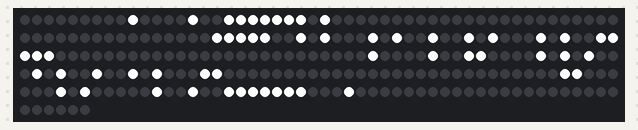
Bench run of a sketch on a simulated ESP8266 (NodeMCU). Shown: 256 RGB LEDs in strip order, left to right, continuing on the next row. WiFi joins after 1.5 s; servers stay silent unless stated; network time is answered at once with the bench clock; the local clock reads 2024-03-15 10:24:30 at power-on unless the sketch sets it; what the sketch prints to the serial monitor is not drawn.

Above: at 1.77 s.

The sketch:

Relojwifi.ino
```cpp
#include <NTPClient.h>
#include <FastLED.h>
#include <WiFiManager.h>
#include <ESP8266WiFi.h>

// Configuración de FastLED
#define NUM_LEDS 256 // 4 matrices de 8x8 = 64 LEDs por matriz * 4 = 256 LEDs
#define DATA_PIN 4   // Pin D2 en el ESP8266

CRGB leds[NUM_LEDS];

// Configuración de NTPClient
WiFiUDP ntpUDP;
NTPClient timeClient(ntpUDP, "pool.ntp.org", -3 * 3600, 60000); // UTC-3, actualiza cada 60 segundos

WiFiManager wifiManager;

unsigned long previousMillis = 0;       // Para manejar el intervalo
const long interval = 1000;             // Intervalo de 1 segundo
unsigned long lastUpdateTime = 0;       // Última hora sincronizada desde el servidor NTP (en segundos)
unsigned long localSeconds = 0;         // Tiempo local en segundos basado en millis()
bool ntpSync = false;                   // Indica si se ha sincronizado con NTP

void setup() {
  Serial.begin(115200);

  // Configurar WiFi con WiFiManager
  wifiManager.setConfigPortalTimeout(60); // Tiempo de espera del portal de configuración en segundos
  if (!wifiManager.autoConnect("RelojAP", "password")) {
    Serial.println("No se pudo conectar a WiFi. Entrando en modo de configuración.");
    wifiManager.startConfigPortal("RelojAP", "password");
  }

  // Inicializar NTPClient
  timeClient.begin();
  if (WiFi.status() == WL_CONNECTED) {
    timeClient.update();
    lastUpdateTime = timeClient.getEpochTime();
    localSeconds = lastUpdateTime;
    ntpSync = true;
  }

  // Configurar FastLED
  FastLED.addLeds<WS2812B, DATA_PIN, GRB>(leds, NUM_LEDS);
  FastLED.clear();
  FastLED.show();
}

void loop() {
  FastLED.clear();
  updateLocalTime();

  if (WiFi.status() == WL_CONNECTED) {
    reconnectWiFi();
    FastLED.clear();
    if (timeClient.update()) {
      lastUpdateTime = timeClient.getEpochTime();
      localSeconds = lastUpdateTime;
      ntpSync = true;
      Serial.println("Sincronización NTP exitosa.");
      FastLED.clear();
    }
  } else {
    ntpSync = false;
    Serial.println("Conexión WiFi perdida, usando tiempo local.");
    FastLED.clear();
  }

  // Convertir localSeconds a hora, minuto y segundo
  unsigned long totalSeconds = localSeconds;
  String hourStr = padZero((totalSeconds % 86400L) / 3600);
  String minuteStr = padZero((totalSeconds % 3600) / 60);
  String secondStr = padZero(totalSeconds % 60);

  // Actualizar la pantalla LED
  updateDisplay(hourStr, minuteStr, secondStr);
}

void updateLocalTime() {
  unsigned long currentMillis = millis();
  if (currentMillis - previousMillis >= interval) {
    previousMillis = currentMillis;
    localSeconds++; // Incrementa el tiempo local independientemente de la red
  }
}

void reconnectWiFi() {

  if (WiFi.status() != WL_CONNECTED) {
    Serial.println("Reconectando a WiFi...");
    WiFi.begin(); // Reintenta conectar con las credenciales almacenadas
    unsigned long startAttemptTime = millis();
    while (WiFi.status() != WL_CONNECTED && millis() - startAttemptTime < 10000) {
      //delay(10);
      //Serial.print(".");
    }
    if (WiFi.status() == WL_CONNECTED) {
      Serial.println("Reconexión exitosa");
    } else {
      Serial.println("Falló la reconexión");
    }
  }

}

void updateDisplay(String hour, String minute, String second) {
  //FastLED.clear(); // Limpia cualquier LED encendido anteriormente
  drawDigit(hour.charAt(0) - '0', 0, CRGB::White);
  drawDigit(hour.charAt(1) - '0', 64, CRGB::White);
  drawDigit(minute.charAt(0) - '0', 128, CRGB::White);
  drawDigit(minute.charAt(1) - '0', 192, CRGB::White);
  drawColon(second.toInt() % 2 == 0);
  FastLED.show();
}

void drawDigit(int digit, int offset, CRGB color) {
  static const uint8_t PROGMEM numbertable[10][8] = {
    {0x3E, 0x51, 0x49, 0x45, 0x3E}, // 0
    {0x00, 0x42, 0x7F, 0x40, 0x00}, // 1
    {0x42, 0x61, 0x51, 0x49, 0x46}, // 2
    {0x21, 0x41, 0x45, 0x4B, 0x31}, // 3
    {0x18, 0x14, 0x12, 0x7F, 0x10}, // 4
    {0x27, 0x45, 0x45, 0x45, 0x39}, // 5
    {0x3C, 0x4A, 0x49, 0x49, 0x30}, // 6
    {0x01, 0x71, 0x09, 0x05, 0x03}, // 7
    {0x36, 0x49, 0x49, 0x49, 0x36}, // 8
    {0x06, 0x49, 0x49, 0x29, 0x1E}  // 9
  };

  for (int i = 0; i < 8; i++) {
    uint8_t row = pgm_read_byte(&numbertable[digit][i]);
    for (int j = 0; j < 8; j++) {
      int ledIndex = offset + (i * 8) + j;
      if (row & (1 << (7 - j))) {
        leds[ledIndex] = color;
      } else {
        leds[ledIndex] = CRGB::Black;
      }
    }
  }
}

void drawColon(bool state) {
  int ledIndex1 = 64 + 51; // Primer punto en la columna entre los dígitos de hora y minutos, fila 3
  int ledIndex2 = 64 + 53; // Segundo punto en la columna entre los dígitos de hora y minutos, fila 6
  if (state) {
    leds[ledIndex1] = CRGB::White;
    leds[ledIndex2] = CRGB::White;
  } else {
    leds[ledIndex1] = CRGB::Black;
    leds[ledIndex2] = CRGB::Black;
  }
}

String padZero(int number) {
  if (number < 10) {
    return "0" + String(number);
  }
  return String(number);
}
```
